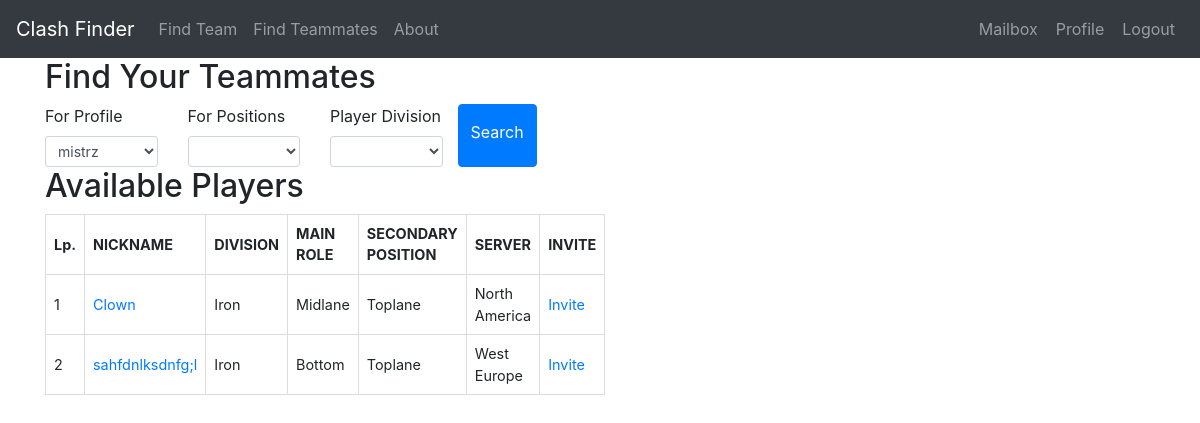
Page /findteammates (signed in) on the earlier database version.
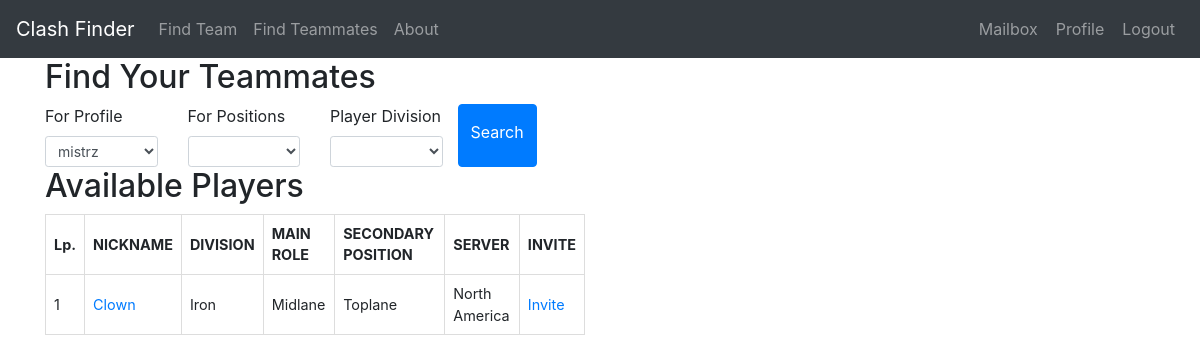
Same page on the later database version.
### models.py (models this page shows)
class Profile(UserMixin, db.Model):
    id = db.Column(db.Integer, primary_key=True)
    nickname = db.Column(db.String(64), index=True, unique=True)
    server = db.Column(db.String(10), index=True)
    division = db.Column(db.String(20), index=True)
    best_position = db.Column(db.String(20), index=True)
    alternative_position = db.Column(db.String(20), index=True)
    user_id = db.Column(db.Integer, db.ForeignKey('user.id'))
    clash_team = db.relationship('ClashTeam', backref='host', lazy='dynamic')
    invitation_in = db.relationship('ClashInvitation', backref='invitedguest', lazy='dynamic',
                                    cascade="all, delete, delete-orphan")
    request_out = db.relationship('ClashRequest', backref='candidate', lazy='dynamic',
                                  cascade="all, delete, delete-orphan")
    reported = db.relationship('ReportPlayer', backref='Reported', lazy='dynamic',
                               cascade="all, delete, delete-orphan")

### routes.py (the view, shortened to what this page needs)
@app.route('/findteammates', methods=['GET', 'POST'])
@login_required
def findteammates():
    user = User.query.filter_by(username=current_user.username).first_or_404()
    user_profiles = Profile.query.filter_by(user_id=user.id).all()
    user_profiles_id = []
    for user_profile in user_profiles:
        user_profiles_id.append(user_profile.id)
    find_teammates = Profile.query.filter(
        Profile.id.notin_(user_profiles_id)).all()
    if len(find_teammates) == 0:
        find_teammates = []
    form = SearchingProfile(user_id=user.id)
    return render_template('findteammates.html', get_server_short_name=get_server_short_name, find_teammates=find_teammates, form=form, user=user, user_profiles=user_profiles)

### forms.py
class SearchingProfile(FlaskForm):
    profile = SelectField('For Profile', validators=[
                          DataRequired()], choices=[], default=None)
    divisions = SelectField('Player Division', choices=divisions)
    role = SelectField('For Positions', choices=positions)
    submit = SubmitField('Search')
    def __init__(self, user_id, *args, **kwargs):
        super(SearchingProfile, self).__init__(*args, **kwargs)
        self.profile.choices = [(p.id, p.nickname)
                                for p in Profile.query.filter_by(user_id=user_id)]

### forms.py (called while the page is built)
def get_server_short_name(server_name):
    for server in servers:
        if server[0] == server_name:
            return server[1]
    return ''

### models.py (called while the page is built)
@login.user_loader
def load_user(id):
    return User.query.get(int(id))

### templates/findteammates.html (shortened to what this page needs)
{% extends "base.html" %}
{% block content %}
<div class="container">
	<div class="row">
		<div class="col-sm-6">
			<h2>Find Your Teammates</h2>
			<form method="POST" action="{{ url_for('findteammates') }}">
				<div class="row">
					<div class="col-md-3">
						{{ form.profile.label(class="form-control-label") }}
						{{ form.profile(class="form-control form-control-sm") }}
					</div>
					<div class="col-md-3">
						{{ form.role.label(class="form-control-label") }}
						{{ form.role(class="form-control form-control-sm") }}
					</div>
					<div class="col-md-3">
						{{ form.divisions.label(class="form-control-label") }}
						{{ form.divisions(class="form-control form-control-sm") }}
					</div>
					<button type="submit" class="btn btn-primary">{{ form.submit.label }}</button>
					<br>
				</div>
			</form>
			<h2>Available Players</h2>
			<div class="clash-available-teams">
				{% if find_teammates %}
				<table>
					<thead>
						<tr>
							<th>Lp.</th>
							<th>NICKNAME</th>
							<th>DIVISION</th>
							<th>MAIN ROLE</th>
							<th>SECONDARY POSITION</th>
							<th>SERVER</th>
							<th>INVITE</th>
						</tr>
					</thead>
					<tbody>
						{% for teammate in find_teammates %}
						<tr>
							<td>{{ loop.index }}</td>
							<td><a
									href="{{ url_for('profile', nickname=teammate.nickname, server=get_server_short_name(teammate.server).lower()) }}">{{
									teammate.nickname }}</a></td>
							<td>{{ teammate.division }}</td>
							<td>{{ teammate.best_position }}</td>
							<td>{{ teammate.alternative_position }}</td>
							<td>{{ teammate.server }}</td>
							<td><a
									href="{{ url_for('inviteteammates', user_id=user.id, guest_id=teammate.id) }}">Invite</a>
							</td>
						</tr>
						{% endfor %}
					</tbody>
				</table>
				{% else %}
				<p>There are currently no players meeting your requirements.</p>
				{% endif %}
			</div>
		</div>
	</div>
</div>
{% endblock %}

Differences in the rows shown:
removed Profile: nickname "sahfdnlksdnfg;l", division "Iron", best_position "Bottom", alternative_position "Toplane", server "West Europe"
